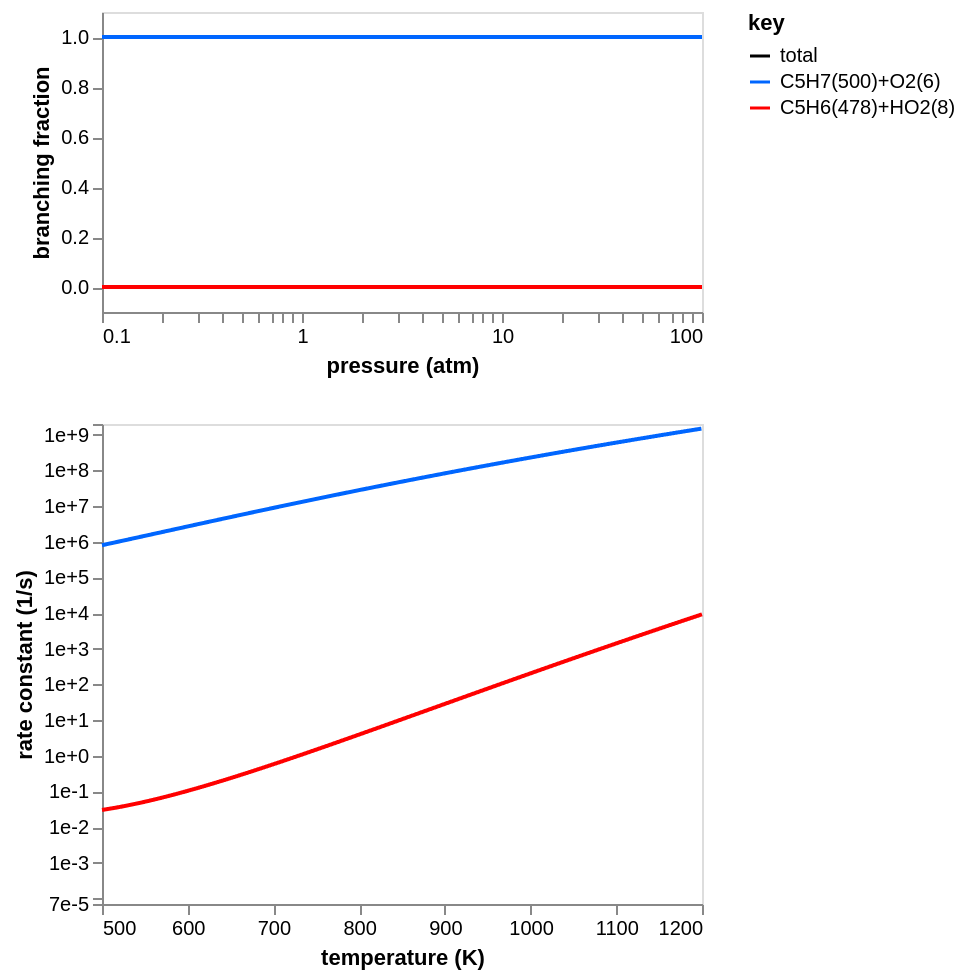

Notebook source saved alongside this figure:
### Code cell
branch_frac_chart1b = fig.branching_fraction_chart(
    rate_df1b,
    P_range=(0.1, 100),
    T=T,
    legend=legend,
    total=True,
    y_range=f_range,
)
rate_chart1b = fig.rate_chart(
    rate_df1b,
    T_range=(500, 1200),
    P=P,
    legend=legend,
    total=total,
    y_range=y_range,
    units={"substance": "molecules"},
)
chart = alt.vconcat(
    branch_frac_chart1b.properties(width=300, height=150),
    rate_chart1b.properties(width=300, height=240),
).configure_axis(grid=False)
chart

### Figure 1 — Vega-Lite specification as saved in the notebook (floating-point values rounded to 4 significant figures; data arrays with more than 128 entries replaced by an {"elided": "..."} marker saying what was removed)
{"config": {"view": {"continuousWidth": 300, "continuousHeight": 300}, "axis": {"grid": false}}, "vconcat": [{"data": {"name": "data-70e6a28001acc65541ca4116b7593067"}, "mark": {"type": "line"}, "encoding": {"color": {"field": "key", "scale": {"domain": ["total", "C5H7(500)+O2(6)", "C5H6(478)+HO2(8)"], "range": ["#000000", "#0066ff", "#ff0000"]}, "type": "nominal"}, "x": {"axis": {"labelExpr": "((abs(datum.value - 0.1) / abs(0.1) < 1e-5) ||\n(abs(datum.value - 1.0) / abs(1.0) < 1e-5) ||\n(abs(datum.value - 10.0) / abs(10.0) < 1e-5) ||\n(abs(datum.value - 100.0) / abs(100.0) < 1e-5) ||\n(abs(datum.value - 100.0) / abs(100.0) < 1e-5)) ? datum.label : ''", "values": [0.1, 0.2, 0.3, 0.4, 0.5, 0.6, 0.7, 0.8, 0.9, 1.0, 2.0, 3.0, 4.0, 5.0, 6.0, 7.0, 8.0, 9.0, 10.0, 20.0, 30.0, 40.0, 50.0, 60.0, 70.0, 80.0, 90.0, 100.0, 100.0]}, "field": "x", "scale": {"domain": [0.1, 100.0], "type": "log"}, "title": "pressure (atm)", "type": "quantitative"}, "y": {"axis": {"format": ".1f"}, "field": "value", "scale": {"domain": [-0.06081, 1.0], "domainMax": 1.0, "nice": true}, "title": "branching fraction", "type": "quantitative"}}, "height": 150, "transform": [{"fold": ["total", "C5H7(500)+O2(6)", "C5H6(478)+HO2(8)"]}], "width": 300}, {"data": {"name": "data-e1a84d1a97e313715560ed0feada6641"}, "mark": {"type": "line"}, "encoding": {"color": {"field": "key", "scale": {"domain": ["C5H7(500)+O2(6)", "C5H6(478)+HO2(8)"], "range": ["#0066ff", "#ff0000"]}, "type": "nominal"}, "x": {"axis": {"format": ".0f"}, "field": "x", "scale": {"domain": [500, 1200], "domainMax": 1200, "nice": true}, "title": "temperature (K)", "type": "quantitative"}, "y": {"axis": {"format": ".0e", "labelExpr": "((abs(datum.value - 7.000000000000001e-05) / abs(7.000000000000001e-05) < 1e-5) ||\n(abs(datum.value - 0.0001) / abs(0.0001) < 1e-5) ||\n(abs(datum.value - 0.001) / abs(0.001) < 1e-5) ||\n(abs(datum.value - 0.01) / abs(0.01) < 1e-5) ||\n(abs(datum.value - 0.1) / abs(0.1) < 1e-5) ||\n(abs(datum.value - 1.0) / abs(1.0) < 1e-5) ||\n(abs(datum.value - 10.0) / abs(10.0) < 1e-5) ||\n(abs(datum.value - 100.0) / abs(100.0) < 1e-5) ||\n(abs(datum.value - 1000.0) / abs(1000.0) < 1e-5) ||\n(abs(datum.value - 10000.0) / abs(10000.0) < 1e-5) ||\n(abs(datum.value - 100000.0) / abs(100000.0) < 1e-5) ||\n(abs(datum.value - 1000000.0) / abs(1000000.0) < 1e-5) ||\n(abs(datum.value - 10000000.0) / abs(10000000.0) < 1e-5) ||\n(abs(datum.value - 100000000.0) / abs(100000000.0) < 1e-5) ||\n(abs(datum.value - 1000000000.0) / abs(1000000000.0) < 1e-5) ||\n(abs(datum.value - 2000000000.0) / abs(2000000000.0) < 1e-5)) ? datum.label : ''", "values": [7e-05, 0.0001, 0.001, 0.01, 0.1, 1.0, 10.0, 100.0, 1000.0, 10000.0, 100000.0, 1000000.0, 10000000.0, 100000000.0, 1000000000.0, 2000000000.0]}, "field": "value", "scale": {"domain": [7e-05, 2000000000.0], "type": "log"}, "title": "rate constant (1/s)", "type": "quantitative"}}, "height": 240, "transform": [{"fold": ["C5H7(500)+O2(6)", "C5H6(478)+HO2(8)"]}], "width": 300}], "$schema": "https://vega.github.io/schema/vega-lite/v5.20.1.json", "datasets": {"data-70e6a28001acc65541ca4116b7593067": {"elided": "1000 records"}, "data-e1a84d1a97e313715560ed0feada6641": {"elided": "1000 records"}}}
